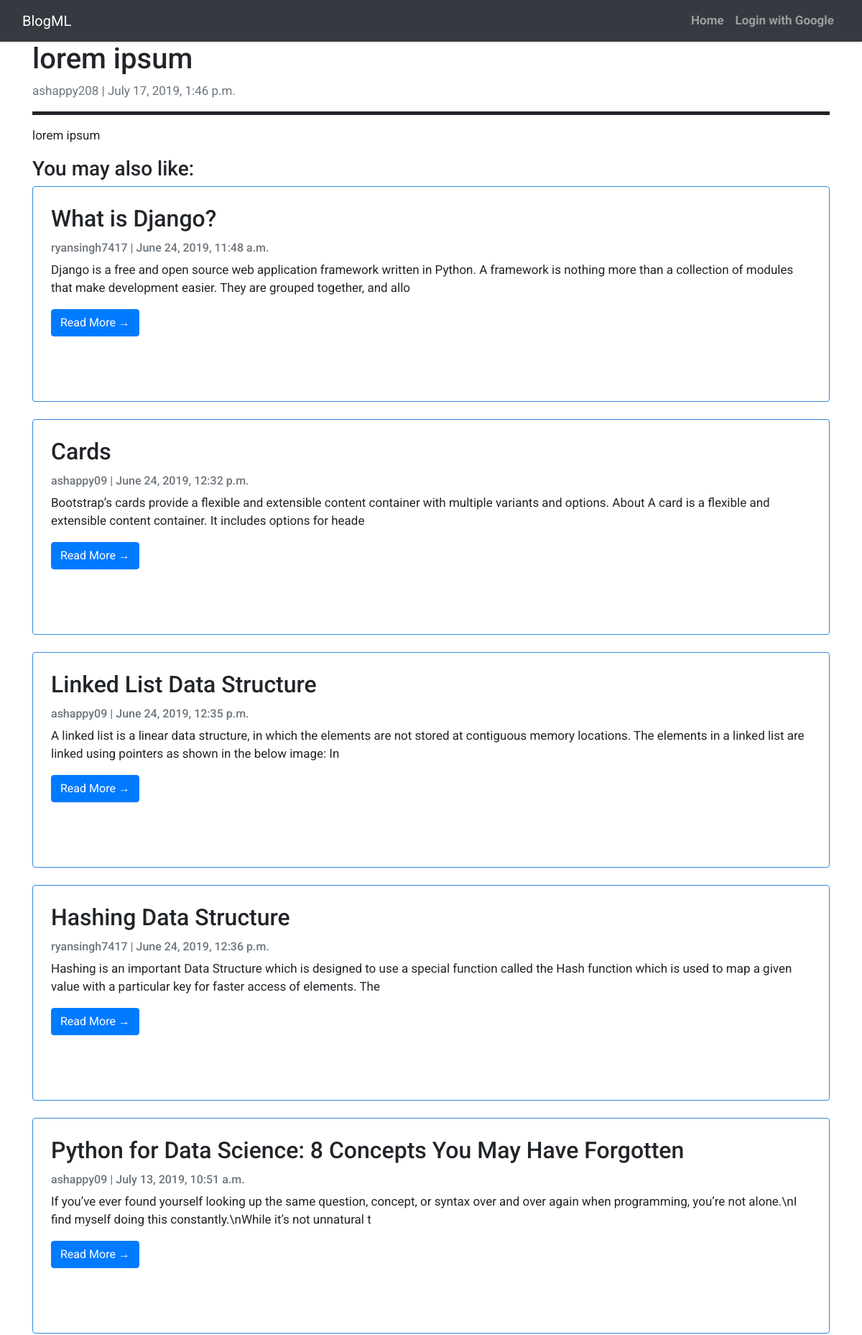
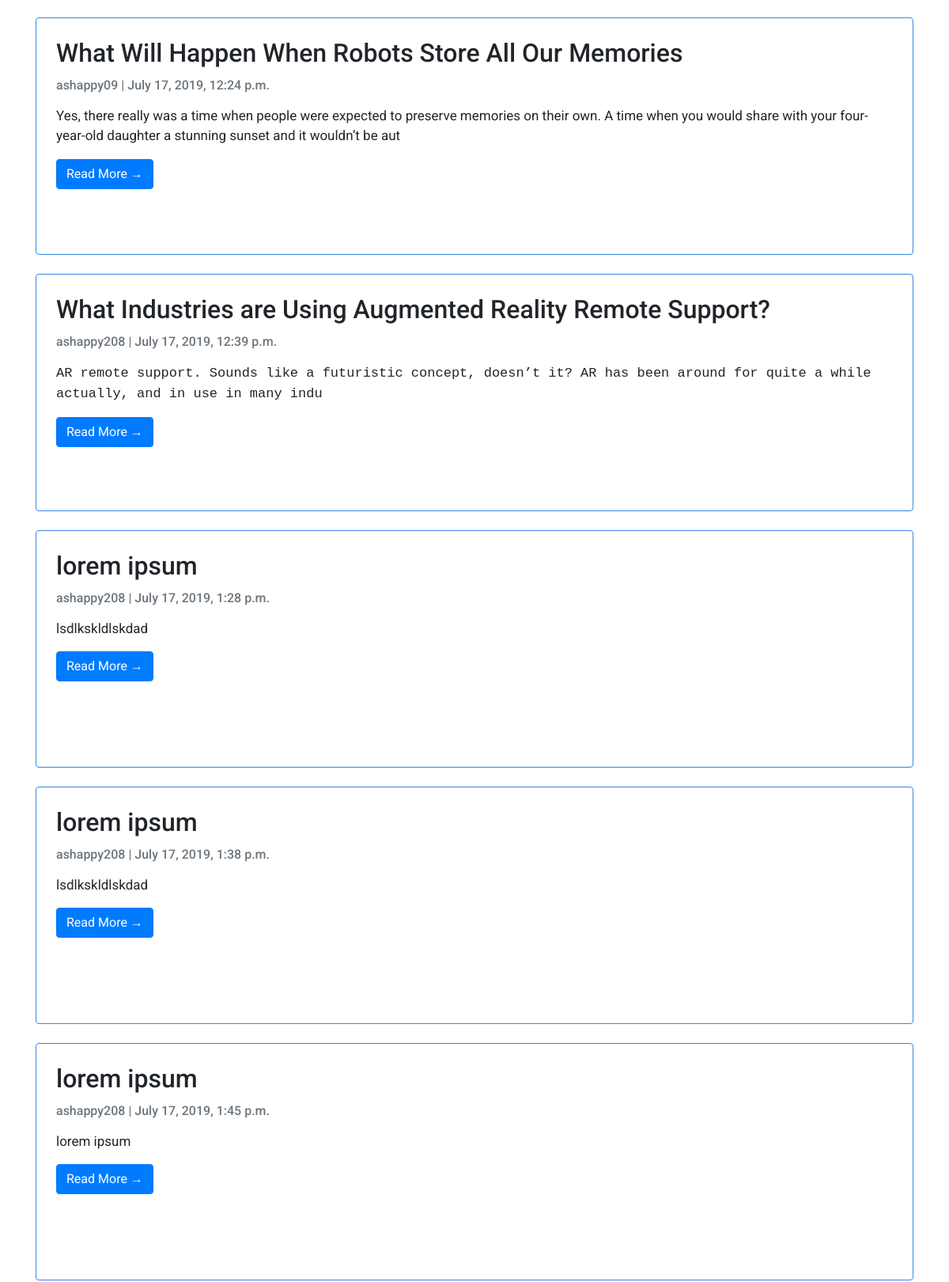
Page /post_detail/20/ (upper part) on the committed database (2 pictures, top to bottom).
### dashboard/models.py (models this page shows, shortened)
class Post(models.Model):
    author = models.ForeignKey(settings.AUTH_USER_MODEL, on_delete=models.CASCADE)
    title = models.CharField(max_length=200)
    text = RichTextUploadingField()
    created_date = models.DateTimeField(default=timezone.now)
    published_date = models.DateTimeField(blank=True, null=True)
    topic = models.CharField(max_length=10,default = -1)
    objects = models.Manager

### dashboard/views.py (the view)
# urls.py: path('post_detail/<int:pk>/',views.post_detail,name='post_detail'),
def post_detail(request, pk):
    post = get_object_or_404(Post, pk=pk)
    posttopic = post.topic
    relpost = Post.objects.filter(topic = posttopic).exclude(pk=pk)
    return render(request, 'post_detail.html', {'post': post,'related':relpost})

### dashboard/templates/post_detail.html (shortened to what this page needs)
{% extends 'base.html' %} {% block content %}
<div class="container">
<h1>{% block title %} {{ post.title}} {% endblock title %}</h1>
        <p class=" text-muted">{{ post.author }} | {{ post.published_date }}</p>
        <p style="border-bottom: 5px solid">{{ post.text|safe}}</p>
      </div>
<div class="container">
    {% if related %}
  <h3>You may also like:</h2>
      {% for object in related %}
      <div class="card mb-4">
          <div class="card-body">
              <h2 class="card-title">{{ object.title }}</h2>
              <p class="card-text text-muted h6">{{ object.author }} | {{ object.published_date}} </p>
              <p class = "card-text">{{ object.text|safe|slice:200 }}</p>
              <a href="{% url 'post_detail' pk=object.pk  %}" class="btn btn-primary">Read More &rarr;</a>
          </div>
      </div>
      {% endfor %}
      {% endif %}
</div>
{% endblock content %}

### dashboard/templates/base.html (style rules this page uses)
body { font-family: "Roboto", sans-serif; font-size: 17px; background-color: white; }
.card { padding: 5px; background: white; height : 300px; overflow: auto; border: 1px solid #3388E1; }

### rows in the picture
Post: title "lorem ipsum", author "ashappy208", published_date "July 17, 2019, 1:46 p.m.", text "lorem ipsum"
Post: title "What is Django?", author "ryansingh7417", published_date "June 24, 2019, 11:48 a.m.", text "Django is a free and open source web application framework written in Python. A framework is nothing more than a collection of modules that make development easier. They are grouped together, and allo"
Post: title "Cards", author "ashappy09", published_date "June 24, 2019, 12:32 p.m.", text "Bootstrap’s cards provide a flexible and extensible content container with multiple variants and options. About A card is a flexible and extensible content container. It includes options for heade"
Post: title "Linked List Data Structure", author "ashappy09", published_date "June 24, 2019, 12:35 p.m.", text "A linked list is a linear data structure, in which the elements are not stored at contiguous memory locations. The elements in a linked list are linked using pointers as shown in the below image: In"
Post: title "Hashing Data Structure", author "ryansingh7417", published_date "June 24, 2019, 12:36 p.m.", text "Hashing is an important Data Structure which is designed to use a special function called the Hash function which is used to map a given value with a particular key for faster access of elements. The"
Post: title "Python for Data Science: 8 Concepts You May Have Forgotten", author "ashappy09", published_date "July 13, 2019, 10:51 a.m.", text "If you’ve ever found yourself looking up the same question, concept, or syntax over and over again when programming, you’re not alone.\\nI find myself doing this constantly.\\nWhile it’s not unnatural t"
Post: title "What Will Happen When Robots Store All Our Memories", author "ashappy09", published_date "July 17, 2019, 12:24 p.m.", text "Yes, there really was a time when people were expected to preserve memories on their own. A time when you would share with your four-year-old daughter a stunning sunset and it wouldn’t be aut"
Post: title "What Industries are Using Augmented Reality Remote Support?", author "ashappy208", published_date "July 17, 2019, 12:39 p.m.", text "AR remote support. Sounds like a futuristic concept, doesn’t it? AR has been around for quite a while actually, and in use in many indu"
Post: title "lorem ipsum", author "ashappy208", published_date "July 17, 2019, 1:28 p.m.", text "lsdlkskldlskdad"
Post: title "lorem ipsum", author "ashappy208", published_date "July 17, 2019, 1:38 p.m.", text "lsdlkskldlskdad"
Post: title "lorem ipsum", author "ashappy208", published_date "July 17, 2019, 1:45 p.m.", text "lorem ipsum"
